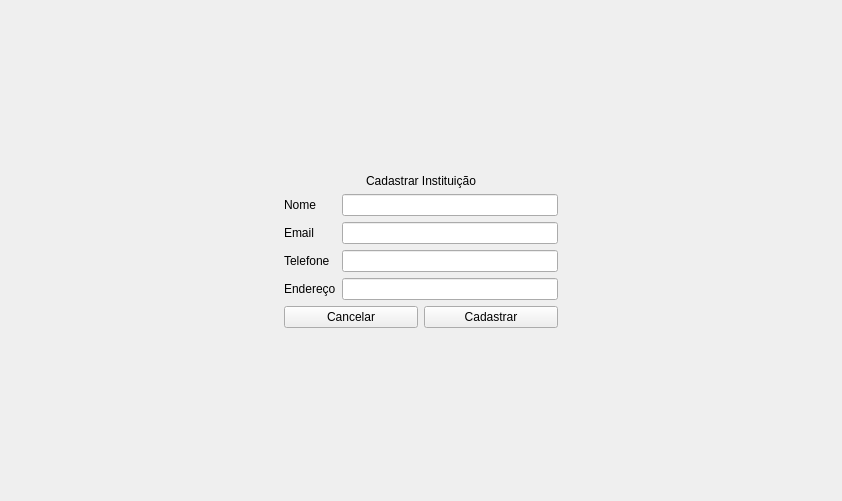
<?xml version="1.0" encoding="UTF-8"?>
<ui version="4.0">
 <class>CadastroWidget</class>
 <widget class="QWidget" name="CadastroWidget">
  <property name="geometry">
   <rect>
    <x>0</x>
    <y>0</y>
    <width>842</width>
    <height>501</height>
   </rect>
  </property>
  <property name="windowTitle">
   <string>Form</string>
  </property>
  <layout class="QGridLayout" name="gridLayout">
   <item row="0" column="0">
    <spacer name="verticalSpacer">
     <property name="orientation">
      <enum>Qt::Orientation::Vertical</enum>
     </property>
     <property name="sizeHint" stdset="0">
      <size>
       <width>20</width>
       <height>40</height>
      </size>
     </property>
    </spacer>
   </item>
   <item row="1" column="0">
    <layout class="QHBoxLayout" name="horizontalLayout_4">
     <item>
      <spacer name="horizontalSpacer_2">
       <property name="orientation">
        <enum>Qt::Orientation::Horizontal</enum>
       </property>
       <property name="sizeHint" stdset="0">
        <size>
         <width>40</width>
         <height>20</height>
        </size>
       </property>
      </spacer>
     </item>
     <item>
      <layout class="QVBoxLayout" name="verticalLayout_6">
       <item>
        <widget class="QLabel" name="label">
         <property name="text">
          <string>Cadastrar Instituição</string>
         </property>
         <property name="alignment">
          <set>Qt::AlignmentFlag::AlignCenter</set>
         </property>
        </widget>
       </item>
       <item>
        <layout class="QFormLayout" name="formLayout_3">
         <item row="0" column="0">
          <widget class="QLabel" name="nomeLabel">
           <property name="text">
            <string>Nome</string>
           </property>
          </widget>
         </item>
         <item row="0" column="1">
          <widget class="QLineEdit" name="nomeLineEdit"/>
         </item>
         <item row="1" column="0">
          <widget class="QLabel" name="emailLabel">
           <property name="text">
            <string>Email</string>
           </property>
          </widget>
         </item>
         <item row="1" column="1">
          <widget class="QLineEdit" name="emailLineEdit"/>
         </item>
         <item row="2" column="0">
          <widget class="QLabel" name="telefoneLabel">
           <property name="text">
            <string>Telefone</string>
           </property>
          </widget>
         </item>
         <item row="2" column="1">
          <widget class="QLineEdit" name="telefoneLineEdit"/>
         </item>
         <item row="3" column="0">
          <widget class="QLabel" name="endereOLabel">
           <property name="text">
            <string>Endereço</string>
           </property>
          </widget>
         </item>
         <item row="3" column="1">
          <widget class="QLineEdit" name="endereOLineEdit"/>
         </item>
        </layout>
       </item>
       <item>
        <layout class="QHBoxLayout" name="horizontalLayout_3">
         <item>
          <widget class="QPushButton" name="pushButton_2">
           <property name="text">
            <string>Cancelar</string>
           </property>
          </widget>
         </item>
         <item>
          <widget class="QPushButton" name="pushButton">
           <property name="text">
            <string>Cadastrar</string>
           </property>
          </widget>
         </item>
        </layout>
       </item>
      </layout>
     </item>
     <item>
      <spacer name="horizontalSpacer">
       <property name="orientation">
        <enum>Qt::Orientation::Horizontal</enum>
       </property>
       <property name="sizeHint" stdset="0">
        <size>
         <width>40</width>
         <height>20</height>
        </size>
       </property>
      </spacer>
     </item>
    </layout>
   </item>
   <item row="2" column="0">
    <spacer name="verticalSpacer_2">
     <property name="orientation">
      <enum>Qt::Orientation::Vertical</enum>
     </property>
     <property name="sizeHint" stdset="0">
      <size>
       <width>20</width>
       <height>40</height>
      </size>
     </property>
    </spacer>
   </item>
  </layout>
 </widget>
 <resources/>
 <connections/>
</ui>
